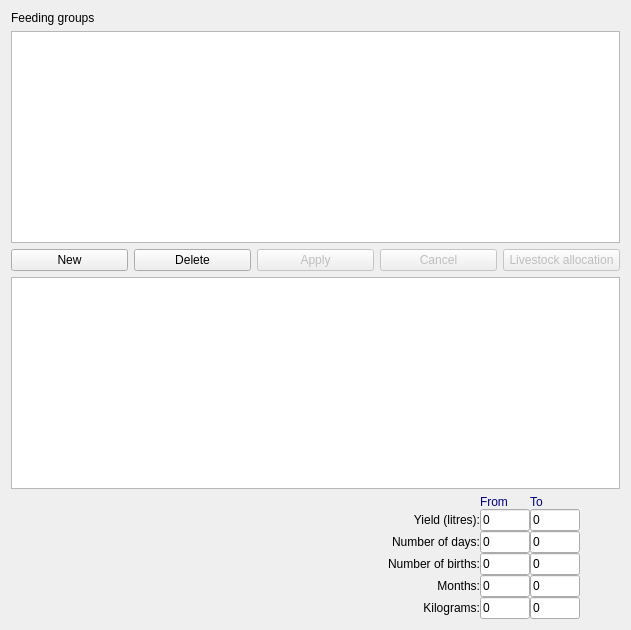
<?xml version="1.0" encoding="UTF-8"?>
<ui version="4.0">
 <class>feedgroups</class>
 <widget class="impgenmaint" name="feedgroups">
  <property name="geometry">
   <rect>
    <x>0</x>
    <y>0</y>
    <width>631</width>
    <height>630</height>
   </rect>
  </property>
  <property name="toolTip">
   <string/>
  </property>
  <property name="TableName">
   <string>feedgroups</string>
  </property>
  <layout class="QVBoxLayout" name="verticalLayout">
   <item>
    <widget class="QLabel" name="Label435">
     <property name="enabled">
      <bool>true</bool>
     </property>
     <property name="palette">
      <palette>
       <active>
        <colorrole role="WindowText">
         <brush brushstyle="SolidPattern">
          <color alpha="255">
           <red>0</red>
           <green>0</green>
           <blue>0</blue>
          </color>
         </brush>
        </colorrole>
       </active>
       <inactive>
        <colorrole role="WindowText">
         <brush brushstyle="SolidPattern">
          <color alpha="255">
           <red>0</red>
           <green>0</green>
           <blue>0</blue>
          </color>
         </brush>
        </colorrole>
       </inactive>
       <disabled>
        <colorrole role="WindowText">
         <brush brushstyle="SolidPattern">
          <color alpha="255">
           <red>0</red>
           <green>0</green>
           <blue>0</blue>
          </color>
         </brush>
        </colorrole>
       </disabled>
      </palette>
     </property>
     <property name="toolTip">
      <string/>
     </property>
     <property name="text">
      <string>Feeding groups</string>
     </property>
    </widget>
   </item>
   <item>
    <widget class="QTableView" name="AdvListView1">
     <property name="enabled">
      <bool>true</bool>
     </property>
     <property name="toolTip">
      <string/>
     </property>
    </widget>
   </item>
   <item>
    <layout class="QHBoxLayout" name="horizontalLayout">
     <item>
      <widget class="QPushButton" name="cmdnew">
       <property name="enabled">
        <bool>true</bool>
       </property>
       <property name="toolTip">
        <string>Create new record</string>
       </property>
       <property name="text">
        <string>New</string>
       </property>
       <property name="icon">
        <iconset resource="../images.qrc">
         <normaloff>:/images/new3.png</normaloff>:/images/new3.png</iconset>
       </property>
       <property name="flat">
        <bool>false</bool>
       </property>
      </widget>
     </item>
     <item>
      <widget class="QPushButton" name="cmddelete">
       <property name="enabled">
        <bool>true</bool>
       </property>
       <property name="toolTip">
        <string>Delete the current record</string>
       </property>
       <property name="text">
        <string>Delete</string>
       </property>
       <property name="icon">
        <iconset resource="../images.qrc">
         <normaloff>:/images/delete3.png</normaloff>:/images/delete3.png</iconset>
       </property>
       <property name="flat">
        <bool>false</bool>
       </property>
      </widget>
     </item>
     <item>
      <widget class="QPushButton" name="BitBtn3">
       <property name="enabled">
        <bool>false</bool>
       </property>
       <property name="palette">
        <palette>
         <active>
          <colorrole role="WindowText">
           <brush brushstyle="SolidPattern">
            <color alpha="255">
             <red>0</red>
             <green>0</green>
             <blue>0</blue>
            </color>
           </brush>
          </colorrole>
         </active>
         <inactive>
          <colorrole role="WindowText">
           <brush brushstyle="SolidPattern">
            <color alpha="255">
             <red>0</red>
             <green>0</green>
             <blue>0</blue>
            </color>
           </brush>
          </colorrole>
         </inactive>
         <disabled>
          <colorrole role="WindowText">
           <brush brushstyle="SolidPattern">
            <color alpha="255">
             <red>0</red>
             <green>0</green>
             <blue>0</blue>
            </color>
           </brush>
          </colorrole>
         </disabled>
        </palette>
       </property>
       <property name="toolTip">
        <string>Save the current record</string>
       </property>
       <property name="text">
        <string>Apply</string>
       </property>
       <property name="icon">
        <iconset resource="../images.qrc">
         <normaloff>:/images/apply.png</normaloff>:/images/apply.png</iconset>
       </property>
       <property name="flat">
        <bool>false</bool>
       </property>
      </widget>
     </item>
     <item>
      <widget class="QPushButton" name="BitBtn4">
       <property name="enabled">
        <bool>false</bool>
       </property>
       <property name="palette">
        <palette>
         <active>
          <colorrole role="WindowText">
           <brush brushstyle="SolidPattern">
            <color alpha="255">
             <red>0</red>
             <green>0</green>
             <blue>0</blue>
            </color>
           </brush>
          </colorrole>
         </active>
         <inactive>
          <colorrole role="WindowText">
           <brush brushstyle="SolidPattern">
            <color alpha="255">
             <red>0</red>
             <green>0</green>
             <blue>0</blue>
            </color>
           </brush>
          </colorrole>
         </inactive>
         <disabled>
          <colorrole role="WindowText">
           <brush brushstyle="SolidPattern">
            <color alpha="255">
             <red>0</red>
             <green>0</green>
             <blue>0</blue>
            </color>
           </brush>
          </colorrole>
         </disabled>
        </palette>
       </property>
       <property name="toolTip">
        <string>Restore the current record</string>
       </property>
       <property name="text">
        <string>Cancel</string>
       </property>
       <property name="icon">
        <iconset resource="../images.qrc">
         <normaloff>:/images/cancel.png</normaloff>:/images/cancel.png</iconset>
       </property>
       <property name="flat">
        <bool>false</bool>
       </property>
      </widget>
     </item>
     <item>
      <widget class="QPushButton" name="cmdalloc">
       <property name="enabled">
        <bool>false</bool>
       </property>
       <property name="toolTip">
        <string/>
       </property>
       <property name="text">
        <string>Livestock allocation</string>
       </property>
       <property name="icon">
        <iconset resource="../images.qrc">
         <normaloff>:/images/livedistro.png</normaloff>:/images/livedistro.png</iconset>
       </property>
       <property name="flat">
        <bool>false</bool>
       </property>
      </widget>
     </item>
    </layout>
   </item>
   <item>
    <widget class="QTableView" name="AdvListView2">
     <property name="enabled">
      <bool>true</bool>
     </property>
     <property name="toolTip">
      <string/>
     </property>
    </widget>
   </item>
   <item>
    <layout class="QHBoxLayout" name="horizontalLayout_2" stretch="0,0,0">
     <property name="spacing">
      <number>0</number>
     </property>
     <property name="margin">
      <number>0</number>
     </property>
     <item>
      <spacer name="horizontalSpacer">
       <property name="orientation">
        <enum>Qt::Horizontal</enum>
       </property>
       <property name="sizeType">
        <enum>QSizePolicy::Minimum</enum>
       </property>
       <property name="sizeHint" stdset="0">
        <size>
         <width>40</width>
         <height>20</height>
        </size>
       </property>
      </spacer>
     </item>
     <item>
      <layout class="QGridLayout" name="gridLayout">
       <item row="0" column="1">
        <widget class="QLabel" name="Label172">
         <property name="enabled">
          <bool>true</bool>
         </property>
         <property name="palette">
          <palette>
           <active>
            <colorrole role="WindowText">
             <brush brushstyle="SolidPattern">
              <color alpha="255">
               <red>0</red>
               <green>0</green>
               <blue>128</blue>
              </color>
             </brush>
            </colorrole>
           </active>
           <inactive>
            <colorrole role="WindowText">
             <brush brushstyle="SolidPattern">
              <color alpha="255">
               <red>0</red>
               <green>0</green>
               <blue>128</blue>
              </color>
             </brush>
            </colorrole>
           </inactive>
           <disabled>
            <colorrole role="WindowText">
             <brush brushstyle="SolidPattern">
              <color alpha="255">
               <red>0</red>
               <green>0</green>
               <blue>128</blue>
              </color>
             </brush>
            </colorrole>
           </disabled>
          </palette>
         </property>
         <property name="toolTip">
          <string/>
         </property>
         <property name="text">
          <string>From</string>
         </property>
        </widget>
       </item>
       <item row="0" column="2">
        <widget class="QLabel" name="Label173">
         <property name="enabled">
          <bool>true</bool>
         </property>
         <property name="palette">
          <palette>
           <active>
            <colorrole role="WindowText">
             <brush brushstyle="SolidPattern">
              <color alpha="255">
               <red>0</red>
               <green>0</green>
               <blue>128</blue>
              </color>
             </brush>
            </colorrole>
           </active>
           <inactive>
            <colorrole role="WindowText">
             <brush brushstyle="SolidPattern">
              <color alpha="255">
               <red>0</red>
               <green>0</green>
               <blue>128</blue>
              </color>
             </brush>
            </colorrole>
           </inactive>
           <disabled>
            <colorrole role="WindowText">
             <brush brushstyle="SolidPattern">
              <color alpha="255">
               <red>0</red>
               <green>0</green>
               <blue>128</blue>
              </color>
             </brush>
            </colorrole>
           </disabled>
          </palette>
         </property>
         <property name="toolTip">
          <string/>
         </property>
         <property name="text">
          <string>To</string>
         </property>
        </widget>
       </item>
       <item row="1" column="0">
        <widget class="QLabel" name="Label1">
         <property name="enabled">
          <bool>true</bool>
         </property>
         <property name="toolTip">
          <string/>
         </property>
         <property name="text">
          <string>Yield (litres):</string>
         </property>
         <property name="alignment">
          <set>Qt::AlignRight|Qt::AlignTrailing|Qt::AlignVCenter</set>
         </property>
        </widget>
       </item>
       <item row="1" column="1">
        <widget class="IMPEdit" name="Edit1">
         <property name="enabled">
          <bool>true</bool>
         </property>
         <property name="maximumSize">
          <size>
           <width>50</width>
           <height>16777215</height>
          </size>
         </property>
         <property name="toolTip">
          <string/>
         </property>
         <property name="text">
          <string>0</string>
         </property>
         <property name="FieldType">
          <enum>IMPEdit::Numeric</enum>
         </property>
         <property name="TableName">
          <string>feedgroups</string>
         </property>
         <property name="FieldName">
          <string>INIWEIGHT</string>
         </property>
        </widget>
       </item>
       <item row="1" column="2">
        <widget class="IMPEdit" name="Edit2">
         <property name="enabled">
          <bool>true</bool>
         </property>
         <property name="maximumSize">
          <size>
           <width>50</width>
           <height>16777215</height>
          </size>
         </property>
         <property name="toolTip">
          <string/>
         </property>
         <property name="text">
          <string>0</string>
         </property>
         <property name="FieldType">
          <enum>IMPEdit::Numeric</enum>
         </property>
         <property name="TableName">
          <string>feedgroups</string>
         </property>
         <property name="FieldName">
          <string>FINWEIGHT</string>
         </property>
        </widget>
       </item>
       <item row="2" column="0">
        <widget class="QLabel" name="Label2">
         <property name="enabled">
          <bool>true</bool>
         </property>
         <property name="toolTip">
          <string/>
         </property>
         <property name="text">
          <string>Number of days:</string>
         </property>
         <property name="alignment">
          <set>Qt::AlignRight|Qt::AlignTrailing|Qt::AlignVCenter</set>
         </property>
        </widget>
       </item>
       <item row="2" column="1">
        <widget class="IMPEdit" name="Edit3">
         <property name="enabled">
          <bool>true</bool>
         </property>
         <property name="maximumSize">
          <size>
           <width>50</width>
           <height>16777215</height>
          </size>
         </property>
         <property name="toolTip">
          <string/>
         </property>
         <property name="text">
          <string>0</string>
         </property>
         <property name="FieldType">
          <enum>IMPEdit::Numeric</enum>
         </property>
         <property name="TableName">
          <string>feedgroups</string>
         </property>
         <property name="FieldName">
          <string>FROMDAYS</string>
         </property>
        </widget>
       </item>
       <item row="2" column="2">
        <widget class="IMPEdit" name="Edit4">
         <property name="enabled">
          <bool>true</bool>
         </property>
         <property name="maximumSize">
          <size>
           <width>50</width>
           <height>16777215</height>
          </size>
         </property>
         <property name="toolTip">
          <string/>
         </property>
         <property name="text">
          <string>0</string>
         </property>
         <property name="FieldType">
          <enum>IMPEdit::Numeric</enum>
         </property>
         <property name="TableName">
          <string>feedgroups</string>
         </property>
         <property name="FieldName">
          <string>TODAYS</string>
         </property>
        </widget>
       </item>
       <item row="3" column="0">
        <widget class="QLabel" name="Label3">
         <property name="enabled">
          <bool>true</bool>
         </property>
         <property name="toolTip">
          <string/>
         </property>
         <property name="text">
          <string>Number of births:</string>
         </property>
         <property name="alignment">
          <set>Qt::AlignRight|Qt::AlignTrailing|Qt::AlignVCenter</set>
         </property>
        </widget>
       </item>
       <item row="3" column="1">
        <widget class="IMPEdit" name="Edit5">
         <property name="enabled">
          <bool>true</bool>
         </property>
         <property name="maximumSize">
          <size>
           <width>50</width>
           <height>16777215</height>
          </size>
         </property>
         <property name="toolTip">
          <string/>
         </property>
         <property name="text">
          <string>0</string>
         </property>
         <property name="FieldType">
          <enum>IMPEdit::Numeric</enum>
         </property>
         <property name="TableName">
          <string>feedgroups</string>
         </property>
         <property name="FieldName">
          <string>FROMPARTOS</string>
         </property>
        </widget>
       </item>
       <item row="3" column="2">
        <widget class="IMPEdit" name="Edit6">
         <property name="enabled">
          <bool>true</bool>
         </property>
         <property name="maximumSize">
          <size>
           <width>50</width>
           <height>16777215</height>
          </size>
         </property>
         <property name="toolTip">
          <string/>
         </property>
         <property name="text">
          <string>0</string>
         </property>
         <property name="FieldType">
          <enum>IMPEdit::Numeric</enum>
         </property>
         <property name="TableName">
          <string>feedgroups</string>
         </property>
         <property name="FieldName">
          <string>TOPARTOS</string>
         </property>
        </widget>
       </item>
       <item row="4" column="0">
        <widget class="QLabel" name="Label4">
         <property name="enabled">
          <bool>true</bool>
         </property>
         <property name="toolTip">
          <string/>
         </property>
         <property name="text">
          <string>Months:</string>
         </property>
         <property name="alignment">
          <set>Qt::AlignRight|Qt::AlignTrailing|Qt::AlignVCenter</set>
         </property>
        </widget>
       </item>
       <item row="4" column="1">
        <widget class="IMPEdit" name="Edit7">
         <property name="enabled">
          <bool>true</bool>
         </property>
         <property name="maximumSize">
          <size>
           <width>50</width>
           <height>16777215</height>
          </size>
         </property>
         <property name="toolTip">
          <string/>
         </property>
         <property name="text">
          <string>0</string>
         </property>
         <property name="FieldType">
          <enum>IMPEdit::Numeric</enum>
         </property>
         <property name="TableName">
          <string>feedgroups</string>
         </property>
         <property name="FieldName">
          <string>FROMMONTHS</string>
         </property>
        </widget>
       </item>
       <item row="4" column="2">
        <widget class="IMPEdit" name="Edit8">
         <property name="enabled">
          <bool>true</bool>
         </property>
         <property name="maximumSize">
          <size>
           <width>50</width>
           <height>16777215</height>
          </size>
         </property>
         <property name="toolTip">
          <string/>
         </property>
         <property name="text">
          <string>0</string>
         </property>
         <property name="FieldType">
          <enum>IMPEdit::Numeric</enum>
         </property>
         <property name="TableName">
          <string>feedgroups</string>
         </property>
         <property name="FieldName">
          <string>TOMONTHS</string>
         </property>
        </widget>
       </item>
       <item row="5" column="0">
        <widget class="QLabel" name="Label5">
         <property name="enabled">
          <bool>true</bool>
         </property>
         <property name="toolTip">
          <string/>
         </property>
         <property name="text">
          <string>Kilograms:</string>
         </property>
         <property name="alignment">
          <set>Qt::AlignRight|Qt::AlignTrailing|Qt::AlignVCenter</set>
         </property>
        </widget>
       </item>
       <item row="5" column="1">
        <widget class="IMPEdit" name="Edit9">
         <property name="enabled">
          <bool>true</bool>
         </property>
         <property name="maximumSize">
          <size>
           <width>50</width>
           <height>16777215</height>
          </size>
         </property>
         <property name="toolTip">
          <string/>
         </property>
         <property name="text">
          <string>0</string>
         </property>
         <property name="FieldType">
          <enum>IMPEdit::Numeric</enum>
         </property>
         <property name="TableName">
          <string>feedgroups</string>
         </property>
         <property name="FieldName">
          <string>FROMKILOS</string>
         </property>
        </widget>
       </item>
       <item row="5" column="2">
        <widget class="IMPEdit" name="Edit10">
         <property name="enabled">
          <bool>true</bool>
         </property>
         <property name="maximumSize">
          <size>
           <width>50</width>
           <height>16777215</height>
          </size>
         </property>
         <property name="toolTip">
          <string/>
         </property>
         <property name="text">
          <string>0</string>
         </property>
         <property name="FieldType">
          <enum>IMPEdit::Numeric</enum>
         </property>
         <property name="TableName">
          <string>feedgroups</string>
         </property>
         <property name="FieldName">
          <string>TOKILOS</string>
         </property>
        </widget>
       </item>
      </layout>
     </item>
     <item>
      <spacer name="horizontalSpacer_2">
       <property name="orientation">
        <enum>Qt::Horizontal</enum>
       </property>
       <property name="sizeType">
        <enum>QSizePolicy::Minimum</enum>
       </property>
       <property name="sizeHint" stdset="0">
        <size>
         <width>40</width>
         <height>20</height>
        </size>
       </property>
      </spacer>
     </item>
    </layout>
   </item>
  </layout>
 </widget>
 <customwidgets>
  <customwidget>
   <class>IMPEdit</class>
   <extends>QLineEdit</extends>
   <header>impedit.h</header>
  </customwidget>
  <customwidget>
   <class>impgenmaint</class>
   <extends>QWidget</extends>
   <header>impgenmaint.h</header>
   <container>1</container>
  </customwidget>
 </customwidgets>
 <resources>
  <include location="../images.qrc"/>
 </resources>
 <connections/>
</ui>
